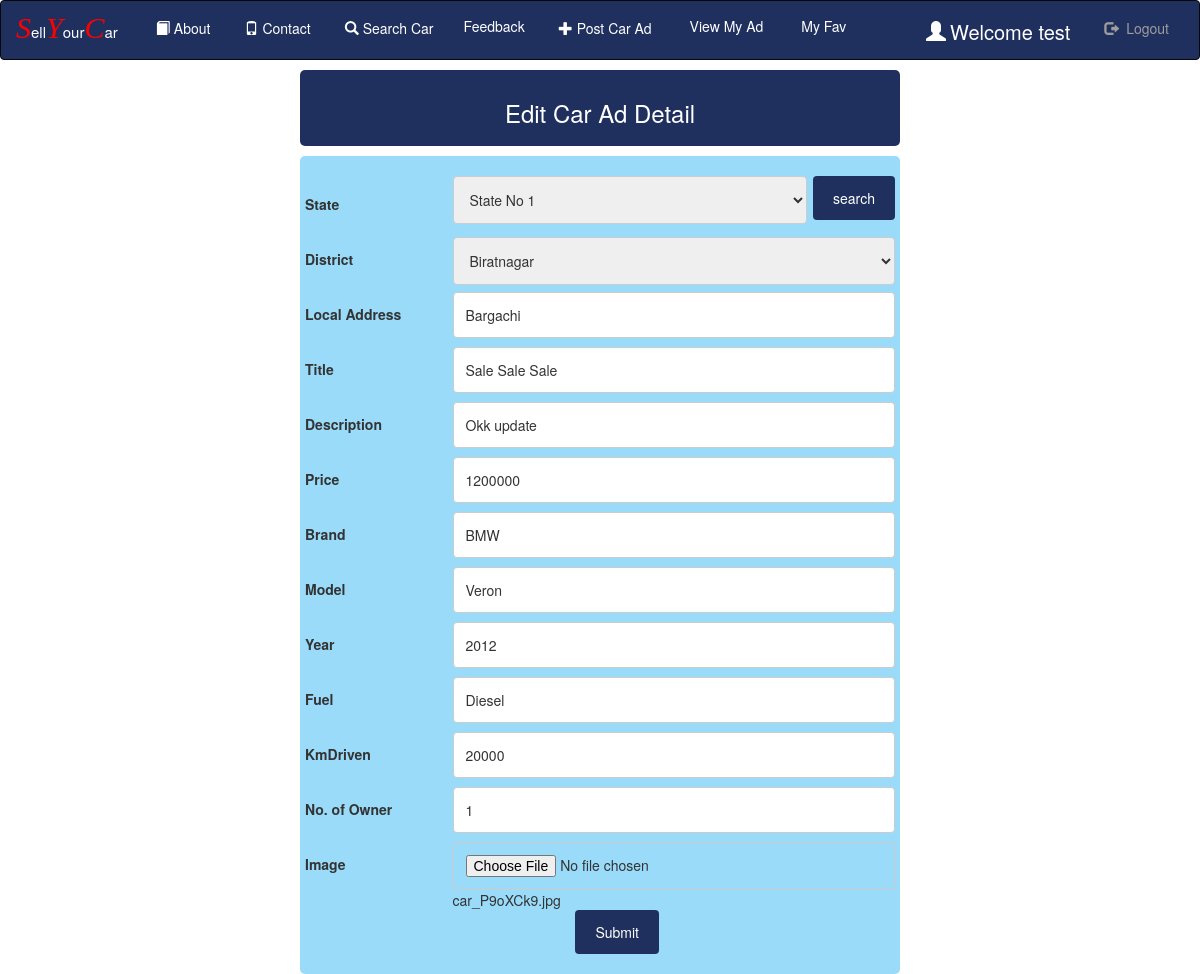
Screenshot of /edit_detail/1/15 (signed in) with the database file from the repository.
### Room/models.py (models this page shows, shortened)
class Owner_Detail(models.Model):
    register=models.ForeignKey(Register,on_delete=models.CASCADE,null=True)
    state=models.ForeignKey(State,on_delete=models.CASCADE,null=True)
    dist=models.ForeignKey(District,on_delete=models.CASCADE,null=True)
    local_add = models.CharField(max_length=100,null=True)
    title=models.CharField(max_length=100,null=True)
    desc=models.CharField(max_length=300,null=True)
    price=models.IntegerField(null=True)
    img=models.FileField(null=True)
    brand=models.CharField(max_length=100,null=True)
    model = models.CharField(max_length=100, null=True)
    year = models.CharField(max_length=20, null=True)
    fuel = models.CharField(max_length=100, null=True)
    kmdriven = models.CharField(max_length=100, null=True)
    noofowner = models.CharField(max_length=100, null=True)
    postdate = models.DateTimeField(auto_now_add=True,null=True)

### Room/views.py (the view, shortened to what this page needs)
# urls.py: path('edit_detail/<int:sid>/<int:pid>', Edit_detail,name='edit_detail'),
def Edit_detail(request,sid,pid):
    if not request.user.is_authenticated:
        return redirect('home')
    error=False
    data=Owner_Detail.objects.get(id=pid)
    state=State.objects.all()
    st = State.objects.get(id=sid)
    dist2 = District.objects.filter(state=st)
    d={'data':data,'dist':dist2,'state':state,'st':st,'error':error}
    return render(request,'edit_detail.html',d)

### Room/context_processors.py (called while the page is built)
def get_unaccepted_car_count(self):
    car_count = Status.objects.filter(status = False).count()
    return {
        "car_count": car_count
    }

### Room/request_exposer.py (called while the page is built)
def RequestExposerMiddleware(get_response):
    def middleware(request):
        models.exposed_request = request
        response = get_response(request)
        return response
    return middleware

### Room/templates/edit_detail.html (shortened to what this page needs)
{% extends 'navigation.html' %} {% block body %}
<center>
  <div class="container2">
    <h3 style="color: white">Edit Car Ad Detail</h3>
  </div>
</center>
<div class="container">
  <form
    action="{% url 'edit_detail' data.id %}"
    method="post"
    enctype="multipart/form-data"
  >
    <div class="row">
      <div class="col-25">
        <label for="country">State</label>
      </div>
      <select id="country" name="state" style="width: 60%">
        {% for i in state %} {% ifnotequal i.state st.state %}
        <option value="{{i.state}}">{{i.state}}</option>
        {% else %}{% ifequal i.state data.state.state %}
        <option value="{{data.state.state}}" selected>
          {{data.state.state}}
        </option>
        {% else %}
        <option value="{{st.state}}" selected>{{st.state}}</option>
        {% endifequal %} {% endifnotequal %} {% endfor %}
      </select>
      <input id="id2" type="submit" value="search" />
    </div>
  </form>
  <form action="" method="post" enctype="multipart/form-data">
    <div class="row">
      <div class="col-25">
        <label for="country">District</label>
      </div>
      <div class="col-75">
        <select id="country" name="dist">
          {% for i in dist %} {% ifnotequal i.dist data.dist.dist %}
          <option value="{{i.dist}}">{{i.dist}}</option>
          {% else %}
          <option value="{{data.dist.dist}}" selected>
            {{data.dist.dist}}
          </option>
          {% endifnotequal %} {% endfor %}
        </select>
      </div>
    </div>
    <div class="row">
      <div class="col-25">
        <label for="fname">Local Address</label>
      </div>
      <div class="col-75">
        <input type="text" id="fname" name="local" value="{{data.local_add}}" />
      </div>
    </div>
    <div class="row">
      <div class="col-25">
        <label for="lname">Title</label>
      </div>
      <div class="col-75">
        <input type="text" id="lname" name="title" value="{{data.title}}" />
      </div>
    </div>
    <div class="row">
      <div class="col-25">
        <label for="lname">Description</label>
      </div>
      <div class="col-75">
        <input type="text" id="lname" name="desc" value="{{data.desc}}" />
      </div>
    </div>
    <div class="row">
      <div class="col-25">
        <label for="lname">Price</label>
      </div>
      <div class="col-75">
        <input type="Number" name="price" value="{{data.price}}" />
      </div>
    </div>
    <div class="row">
      <div class="col-25">
        <label for="lname">Brand</label>
      </div>
      <div class="col-75">
        <input type="text" name="brand" value="{{data.brand}}" />
      </div>
    </div>
    <div class="row">
      <div class="col-25">
        <label for="lname">Model</label>
      </div>
      <div class="col-75">
        <input type="text" id="lname" name="model" value="{{data.model}}" />
      </div>
    </div>
    <div class="row">
      <div class="col-25">
        <label for="lname">Year</label>
      </div>
      <div class="col-75">
        <input type="Number" id="lname" name="year" value="{{data.year}}" />
      </div>
    </div>
    <div class="row">
      <div class="col-25">
        <label for="lname">Fuel</label>
      </div>
      <div class="col-75">
        <input type="text" id="lname" name="fuel" value="{{data.fuel}}" />
      </div>
    </div>
    <div class="row">
      <div class="col-25">
        <label for="lname">KmDriven</label>
      </div>
      <div class="col-75">
        <input
          type="Number"
          id="lname"
          name="kmdriven"
          value="{{data.kmdriven}}"
        />
      </div>
    </div>
    <div class="row">
      <div class="col-25">
        <label for="lname">No. of Owner</label>
      </div>
      <div class="col-75">
        <input
          type="text"
          id="lname"
          name="noofowner"
          value="{{data.noofowner}}"
        />
      </div>
    </div>
    <div class="row">
      <div class="col-25">
        <label for="lname">Image</label>
      </div>
      <div class="col-75">
        <input
          type="file"
          id="lname"
          name="img"
          value="choose file"
        />{{data.img}}
      </div>
    </div>
    <div class="row">
      <input id="id1" type="submit" value="Submit" />
    </div>
  </form>
</div>
{% endblock %}

### Room/templates/navigation.html (shortened to what this page needs)
<!DOCTYPE html>
<html lang="en">
{% load static %}
<head>
  <link rel="stylesheet" href="https://maxcdn.bootstrapcdn.com/bootstrap/3.3.6/css/bootstrap.min.css">
    <link rel = stylesheet href = "https://cdn.datatables.net/1.10.20/css/jquery.dataTables.min.css">
  <link rel="stylesheet" type="text/css" href="https://cdn.jsdelivr.net/npm/toastify-js/src/toastify.min.css">
</head>
<body>
<nav class="navbar navbar-inverse" style="padding:0px;margin:0px;background-color:#20305E;color:white;>
  <div class="container-fluid" style="padding:0px;margin:0px">
    <div class="navbar-header" style="margin-bottom:4px;margin-right:4px;">
      <a class="navbar-brand" href="{% url 'home' %}"><span style="font-size:30px;color:Red"><i style="font-family:cursive">S</i></span><span style="font-size:15px;color:white">ell</span><span style="font-size:30px;color:Red"><i style="font-family:cursive">Y</i></span><span style="font-size:15px;color:white">our</span><span style="font-size:30px;color:Red"><i style="font-family:cursive">C</i></span><span style="font-size:15px;color:white">ar</span></a>
    </div>
    <ul class="nav navbar-nav">
        <li><a href="{% url 'about' %}" style = "color : white"><span class="glyphicon glyphicon-book" style="padding:4px"></span>About</a></li>
        <li><a href="{% url 'contact' %}" style = "color : white"><span class="glyphicon glyphicon-phone" style="padding:4px"></span>Contact</a></li>
      {% if not request.user.is_staff %}
      <li><a href="{% url 'search' %}" style = "color : white"><span class="glyphicon glyphicon-search" style="padding:4px"></span>Search Car</a></li>
      <li class="nav-item dropdown">
        <a class="nav-link dropdown-toggle" href="#" id="navbardrop" data-toggle="dropdown" style="color : white ">
          Feedback
        </a>
      </li>
      {% if request.user.username %}
        <li><a href="{% url 'rent1' %}" style = "color : white"><span class="glyphicon glyphicon-plus" style="padding:4px"></span>Post Car Ad</a></li>
      <li><a href="{% url 'my_car_list' %}" style = "color : white"><span class="glyphicon glyphicon-View" style="padding:4px"></span>View My Ad</a></li>
      <li><a href="{% url 'my_favourate_ad' %}" style = "color : white"><span class="glyphicon glyphicon-View" style="padding:4px"></span>My Fav</a></li>
    {% endif %}
        {% endif %}
    </ul>
    {% if request.user.username %}
    <ul class="nav navbar-nav navbar-right">
      <li><a href="{% url 'user_detail' %}" style="color:white;font-size:20px"> <span class="glyphicon glyphicon-user" style="padding:4px;"></span>Welcome  {{request.user.username}}</a></li>
      <li><a href="{% url 'logout' %}" style="margin-right:30px"><span class="glyphicon glyphicon-log-out" style="padding:4px;"></span> Logout</a></li>
    </ul>
    {% endif %}
</nav>
{% block body %}
{% endblock %}
</body>
</html>

### Room/templates/edit_detail.html (style rules this page uses)
* { box-sizing: border-box; }
input[type="text"], [type="number"], [type="file"], select, textarea { width: 100%; padding: 12px; border: 1px solid #ccc; border-radius: 4px; resize: vertical; }
label { padding: 12px 12px 12px 0; display: inline-block; }
#id1 { background-color: #20305e; color: white; padding: 12px 20px; border: none; border-radius: 4px; cursor: pointer; float: right; margin-right: 40%; margin-top: 0%; }
#id2 { background-color: #20305e; color: white; padding: 12px 20px; border: none; border-radius: 4px; cursor: pointer; float: right; }
.container { width: 50%; border-radius: 5px; background-color: #99dbf9; padding: 20px; }
.container2 { width: 50%; border-radius: 5px; background-color: #20305e; color: white; padding: 10px; margin: 10px; float: center; }
.col-25 { float: left; width: 25%; margin-top: 6px; }
.col-75 { float: left; width: 75%; margin-top: 6px; }
.row:after { content: ""; display: table; clear: both; }

### rows the page displays
Owner_Detail: local "Bargachi", title "Sale Sale Sale", desc "Okk update", price "1200000", brand "BMW", model "Veron", year "2012", fuel "Diesel", kmdriven "20000", noofowner "1", img "car_P9oXCk9.jpg"

### other values shown
{{ request.user.username }} "test"
form field state "State No 1"
form field dist "Biratnagar"
